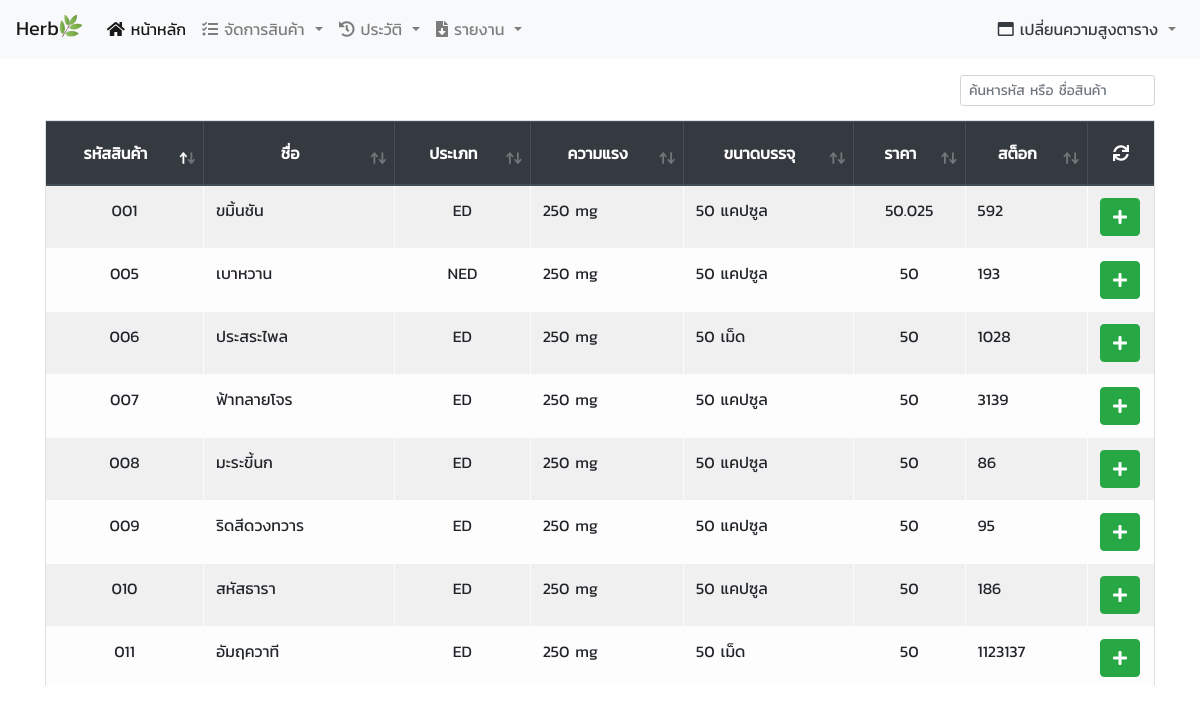
Before: / with the older database file.
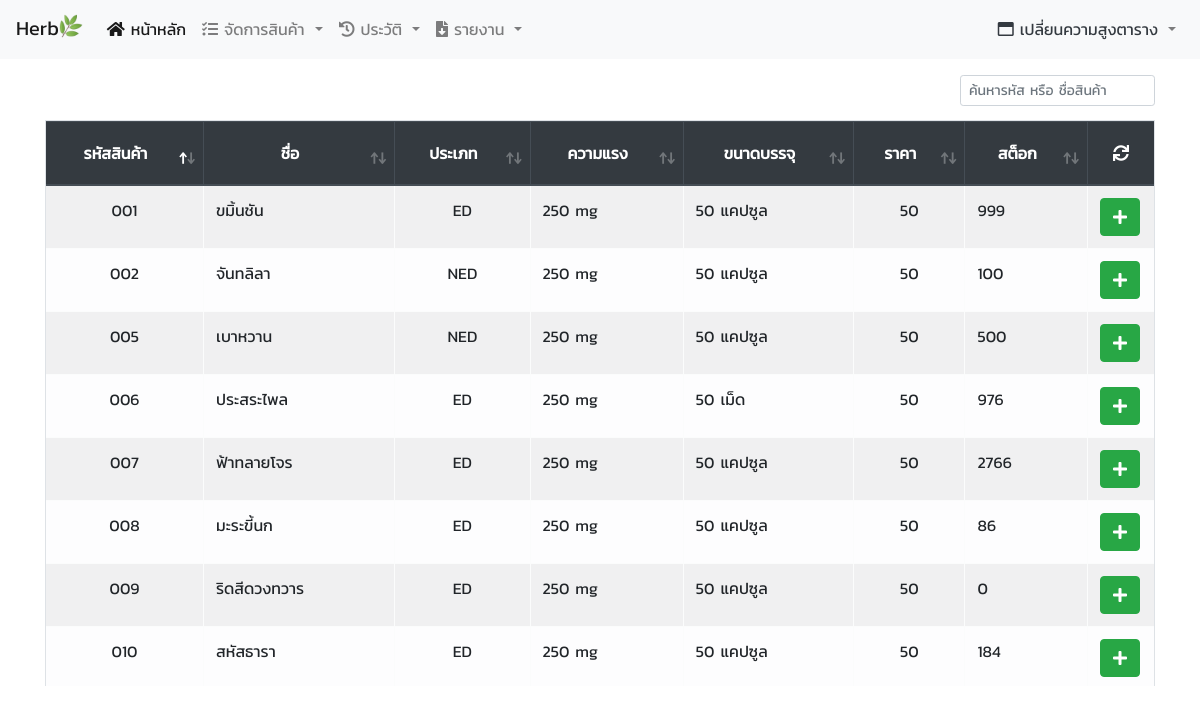
After: the same page with the newer database file.
### tables this page shows
CREATE TABLE `product` (
  `product_id` char(3) NOT NULL,
  `product_name` varchar(255) NOT NULL,
  `product_type` enum('NED','ED') NOT NULL,
  `product_potent` varchar(255) NOT NULL,
  `product_amount` varchar(255) NOT NULL,
  `product_cost` double NOT NULL,
  `product_price` double NOT NULL,
  `product_price_discount` double NOT NULL,
  `product_stock` int(10) NOT NULL,
  `product_status` enum('ขาย','เลิกขาย') NOT NULL
);

### model/model_product.php (called while the page is built, shortened)
<?php
function getListProduct($pdo, $page)
{
    if ($page == 'product_add_stock') {
        $listProduct = $pdo->prepare("SELECT * FROM product WHERE product_status = 'ขาย'");
        $listProduct->execute();
    } else if ($page == 'index') {
        $listProduct = $pdo->prepare("SELECT * FROM product WHERE product_status = 'ขาย'");
        $listProduct->execute();
    } else if ($page == 'product_edit') {
        $listProduct = $pdo->prepare("SELECT * FROM product ORDER BY product_status");
        $listProduct->execute();
    }
    return $listProduct;
}

### index.php (the view, shortened to what this page needs)
<head>
</head>
<body>
    <div class="container">
        <?php
        include($_SERVER['DOCUMENT_ROOT'] . "/herb_internship/model/model_product.php");
        $listProduct = getListProduct($pdo, "index");
        ?>
        <div class="my-3">
            <table class="table table-light table-striped table-responsive table-bordered table-hover" id="product">
                <thead class="thead-dark">
                    <tr>
                        <th class="align-middle text-center">รหัสสินค้า</th>
                        <th class="align-middle text-center">ชื่อ</th>
                        <th class="align-middle text-center">ประเภท</th>
                        <th class="align-middle text-center">ความแรง</th>
                        <th class="align-middle text-center">ขนาดบรรจุ</th>
                        <th class="align-middle text-center">ราคา<br>
                        </th>
                        <th class="align-middle text-center">สต็อก</th>
                        <th class="align-middle text-center no-sort"><a class="btn refresh-table text-white" href="#"><i class="fas fa-sync" id="refresh-a"></i></a></th>
                    </tr>
                </thead>
                <tbody id="tbodyData">
                    <?php
                    while ($rowListProduct = $listProduct->fetch()) {
                        echo '<tr>
                    <td class="text-center">' . $rowListProduct['product_id'] . '</td>
                    <td>' . $rowListProduct['product_name'] . '</td>
                    <td class="text-center">' . $rowListProduct['product_type'] . '</td>
                    <td>' . $rowListProduct['product_potent'] . '</td>
                    <td>' . $rowListProduct['product_amount'] . '</td>
                    <td class="text-center">' . $rowListProduct['product_price'] . '</td>
                    <td>' . $rowListProduct['product_stock'] . '</td>
                    <th data-product_id="' . $rowListProduct['product_id'] . '"
                    data-product_name="' . $rowListProduct['product_name'] . '"
                    data-product_type="' . $rowListProduct['product_type'] . '"
                    data-product_potent="' . $rowListProduct['product_potent'] . '"
                    data-product_amount="' . $rowListProduct['product_amount'] . '"
                    data-product_cost="' . $rowListProduct['product_cost'] . '"
                    data-product_price="' . $rowListProduct['product_price'] . '"
                    data-product_price_discount="' . $rowListProduct['product_price_discount'] . '"
                    data-product_stock="' . $rowListProduct['product_stock'] . '">
                        <a href="#" class="add-to-cart btn btn-success text-white" title="เพิ่มลงตะกร้า">
                        <i class="fas fa-plus"></i></a></th>
                    </tr>';
                    }
                    ?>
                </tbody>
            </table>
        </div>
    </div>
    <?php
    include($_SERVER['DOCUMENT_ROOT'] . "/herb_internship/modalbox/cart_modal.php"); ?>
</body>

Changed rows visible on the page:
no longer on this page (row edited): product: product_id "011", product_name "อัมฤควาที", product_type "ED", product_potent "250 mg", product_amount "50 เม็ด", product_price "50", product_stock "1123137"
changed product "ขมิ้นชัน": product_price "50.025" → "50"; product_stock "592" → "999"
now on this page (row edited): product: product_id "002", product_name "จันทลิลา", product_type "NED", product_potent "250 mg", product_amount "50 แคปซูล", product_price "50", product_stock "100"
changed product "เบาหวาน": product_stock "193" → "500"
changed product "ประสระไพล": product_stock "1028" → "976"
changed product "ฟ้าทลายโจร": product_stock "3139" → "2766"
changed product "ริดสีดวงทวาร": product_stock "95" → "0"
changed product "สหัสธารา": product_stock "186" → "184"
